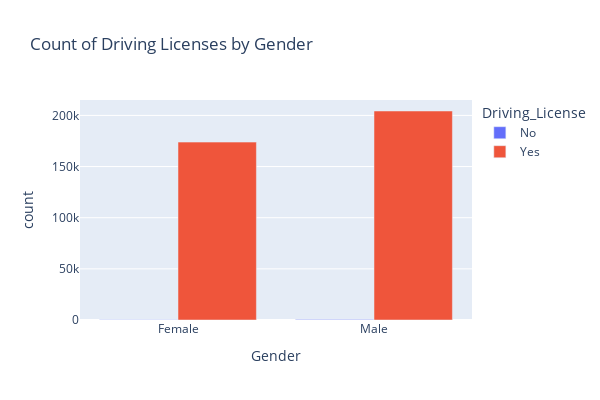

Notebook source saved alongside this figure:
### Code cell
data = train.groupby(['Gender', 'Driving_License']).size().reset_index(name='count')

data['Driving_License'] = data['Driving_License'].map({0: 'No', 1: 'Yes'})

fig = px.bar(data, x='Gender', y='count', color='Driving_License',
             title='Count of Driving Licenses by Gender', height=400, width=600,
             barmode='group')

fig.show()

### Figure 1 — Plotly figure (JSON) as saved in the notebook; plotly's stock layout.template omitted (floating-point values rounded to 4 significant figures)
{"data": [{"alignmentgroup": "True", "hovertemplate": "Driving_License=No<br>Gender=%{x}<br>count=%{y}<extra></extra>", "legendgroup": "No", "marker": {"color": "#636efa", "pattern": {"shape": ""}}, "name": "No", "offsetgroup": "No", "orientation": "v", "showlegend": true, "textposition": "auto", "type": "bar", "x": ["Female", "Male"], "xaxis": "x", "y": [210, 594], "yaxis": "y"}, {"alignmentgroup": "True", "hovertemplate": "Driving_License=Yes<br>Gender=%{x}<br>count=%{y}<extra></extra>", "legendgroup": "Yes", "marker": {"color": "#EF553B", "pattern": {"shape": ""}}, "name": "Yes", "offsetgroup": "Yes", "orientation": "v", "showlegend": true, "textposition": "auto", "type": "bar", "x": ["Female", "Male"], "xaxis": "x", "y": [173901, 204321], "yaxis": "y"}], "layout": {"barmode": "group", "height": 400, "legend": {"title": {"text": "Driving_License"}, "tracegroupgap": 0}, "title": {"text": "Count of Driving Licenses by Gender"}, "width": 600, "xaxis": {"anchor": "y", "domain": [0, 1], "title": {"text": "Gender"}}, "yaxis": {"anchor": "x", "domain": [0, 1], "title": {"text": "count"}}}}
